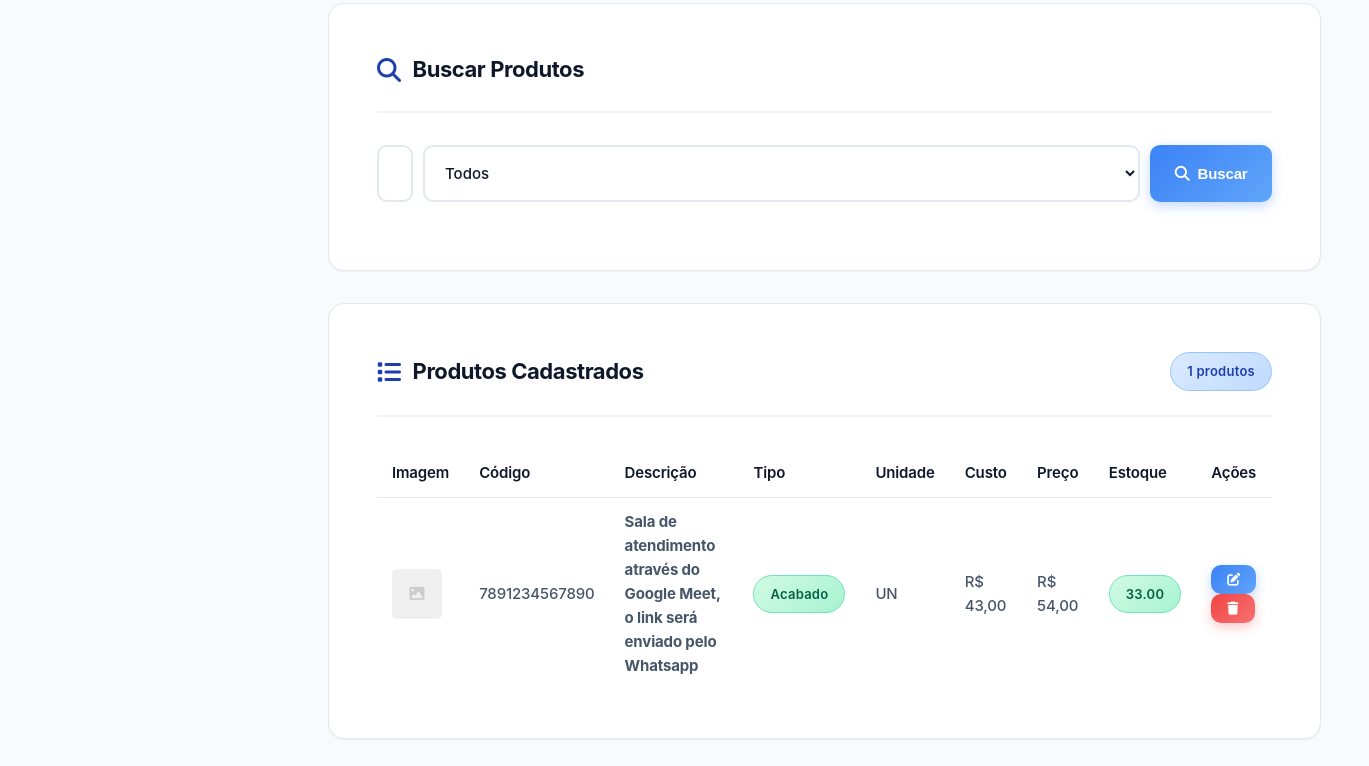
The app's page /views/products/index.php (signed in, lower part), older data.
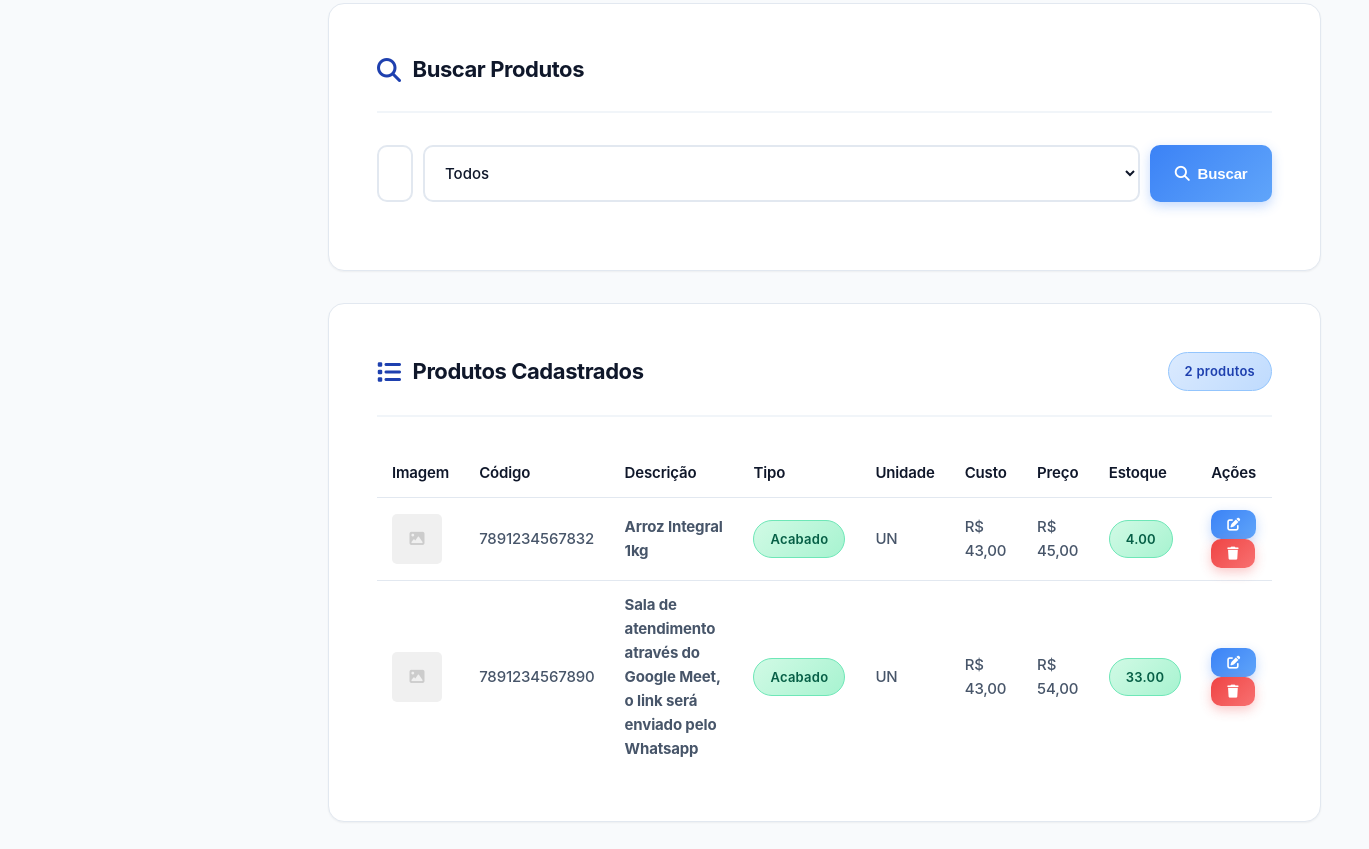
The same page, newer data.
### tables this page shows
CREATE TABLE products (
            id INTEGER PRIMARY KEY AUTOINCREMENT,
            barcode TEXT UNIQUE NOT NULL,
            description TEXT NOT NULL,
            cost REAL NOT NULL,
            price REAL NOT NULL,
            stock REAL DEFAULT 0,
            min_stock REAL DEFAULT 0,
            unit TEXT NOT NULL,
            type TEXT NOT NULL,
            image TEXT,
            created_at DATETIME DEFAULT CURRENT_TIMESTAMP,
            updated_at DATETIME DEFAULT CURRENT_TIMESTAMP
        , category TEXT, brand TEXT, supplier TEXT, max_stock REAL, notes TEXT, status TEXT DEFAULT "active", user_id INTEGER NOT NULL DEFAULT 1);

### includes/multi_tenancy.php (called while the page is built, shortened)
<?php
function getCurrentUserId() {
    return $_SESSION['user_id'] ?? null;
}
function getCurrentUserRole() {
    return $_SESSION['user_role'] ?? 'user';
}
function isAdmin() {
    return getCurrentUserRole() === 'admin';
}
function getUserFilter($tableAlias = '') {
    $userId = getCurrentUserId();
    $prefix = $tableAlias ? $tableAlias . '.' : '';
    return "{$prefix}user_id = {$userId}";
}
?>

### config/config.php (called while the page is built, shortened)
<?php
require_once __DIR__ . '/../includes/multi_tenancy.php';
if (!function_exists('formatMoney')) {
    function formatMoney($value) {
        return 'R$ ' . number_format($value, 2, ',', '.');
    }
}
?>

### views/products/index.php (the view, shortened to what this page needs)
<?php
require_once __DIR__ . '/../../config/config.php';
$db = Database::getInstance()->getConnection();
$userFilter = getUserFilter();
$products = $db->query("SELECT * FROM products WHERE $userFilter ORDER BY created_at DESC")->fetchAll(PDO::FETCH_ASSOC);
?>
<?php include __DIR__ . '/../../components/header.php'; ?>
<div class="main-layout">
    <div class="content-wrapper">
        <main class="main-content">
            <div class="card">
                <div class="card-header">
                    <h3><i class="fas fa-search"></i> Buscar Produtos</h3>
                </div>
                <div class="search-box">
                    <input type="text" id="searchInput" placeholder="Digite para buscar...">
                    <select id="searchType">
                        <option value="all">Todos</option>
                    </select>
                    <button class="btn btn-info" onclick="buscarProdutos()">
                        <i class="fas fa-search"></i> Buscar
                    </button>
                </div>
            </div>
            <div class="card">
                <div class="card-header">
                    <h3><i class="fas fa-list"></i> Produtos Cadastrados</h3>
                    <span class="badge badge-info" id="totalProducts"><?php echo count($products); ?> produtos</span>
                </div>
                <div class="table-responsive">
                    <table class="table">
                        <thead>
                            <tr>
                                <th>Imagem</th>
                                <th>Código</th>
                                <th>Descrição</th>
                                <th>Tipo</th>
                                <th>Unidade</th>
                                <th>Custo</th>
                                <th>Preço</th>
                                <th>Estoque</th>
                                <th>Ações</th>
                            </tr>
                        </thead>
                        <tbody id="productsTableBody">
                            <?php foreach ($products as $product): ?>
                                <tr>
                                    <td>
                                        <?php if ($product['image']): ?>
                                            <img src="<?php echo BASE_URL . $product['image']; ?>" style="width: 50px; height: 50px; object-fit: cover; border-radius: 5px;">
                                        <?php else: ?>
                                            <div style="width: 50px; height: 50px; background: #f0f0f0; border-radius: 5px; display: flex; align-items: center; justify-content: center;">
                                                <i class="fas fa-image" style="color: #ccc;"></i>
                                            </div>
                                        <?php endif; ?>
                                    </td>
                                    <td><?php echo htmlspecialchars($product['barcode']); ?></td>
                                    <td><strong><?php echo htmlspecialchars($product['description']); ?></strong></td>
                                    <td>
                                        <?php
                                        $types = ['finished' => 'Acabado', 'intermediate' => 'Intermediário', 'supply' => 'Insumo'];
                                        $badges = ['finished' => 'success', 'intermediate' => 'info', 'supply' => 'warning'];
                                        ?>
                                        <span class="badge badge-<?php echo $badges[$product['type']]; ?>">
                                            <?php echo $types[$product['type']]; ?>
                                        </span>
                                    </td>
                                    <td><?php echo strtoupper($product['unit']); ?></td>
                                    <td><?php echo formatMoney($product['cost']); ?></td>
                                    <td><?php echo formatMoney($product['price']); ?></td>
                                    <td>
                                        <?php
                                        $stockClass = $product['stock'] <= $product['min_stock'] ? 'badge-danger' : 'badge-success';
                                        ?>
                                        <span class="badge <?php echo $stockClass; ?>">
                                            <?php echo number_format($product['stock'], 2); ?>
                                        </span>
                                    </td>
                                    <td>
                                        <button class="btn btn-info btn-sm" onclick='editarProduto(<?php echo json_encode($product); ?>)' title="Editar">
                                            <i class="fas fa-edit"></i>
                                        </button>
                                        <button class="btn btn-danger btn-sm" onclick="excluirProduto(<?php echo $product['id']; ?>)" title="Excluir">
                                            <i class="fas fa-trash"></i>
                                        </button>
                                    </td>
                                </tr>
                            <?php endforeach; ?>
                        </tbody>
                    </table>
                </div>
            </div>
        </main>
    </div>
</div>
<?php include __DIR__ . '/../../components/footer.php'; ?>

### components/header.php (shortened to what this page needs)
<!DOCTYPE html>
<html lang="pt-br">
<head>
    <link rel="stylesheet" href="https://cdnjs.cloudflare.com/ajax/libs/font-awesome/6.4.0/css/all.min.css">
    <link rel="stylesheet" href="<?php echo BASE_URL; ?>assets/css/style.css">
</head>
<body>

### components/footer.php (shortened to what this page needs)
</body>
</html>

### components/sidebar.php (style rules this page uses)
:root { --sidebar-width: 260px; --sidebar-collapsed-width: 70px; --sidebar-bg: #1e293b; --sidebar-text: #94a3b8; --sidebar-hover: #334155; --sidebar-active: #4f46e5; }

### components/navbar.php (style rules this page uses)
:root { --nav-height: 70px; --nav-bg: #ffffff; --nav-text-main: #1e293b; --nav-text-sub: #64748b; --nav-primary: #4f46e5; --nav-hover: #f1f5f9; --nav-border: #e2e8f0; --sidebar-width: 260px; }

Row changes from the older to the newer data that the page shows:
added products: barcode "7891234567832", description "Arroz Integral 1kg", type "Acabado", unit "UN", cost "R$ 43,00", price "R$ 45,00", stock "4.00"
Text that changed along with them:
count($products): "1" → "2"
